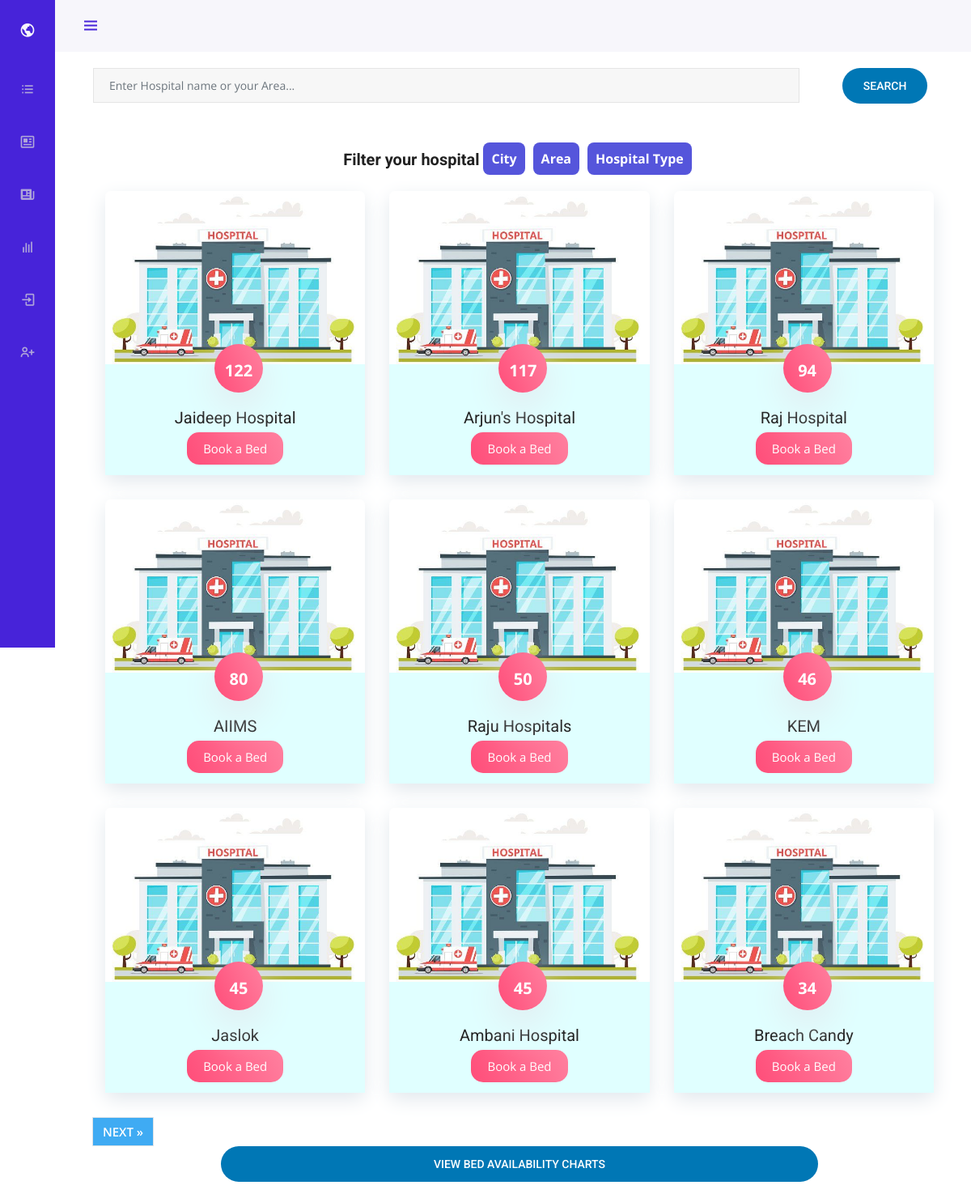
The page /all on the database as committed earlier.
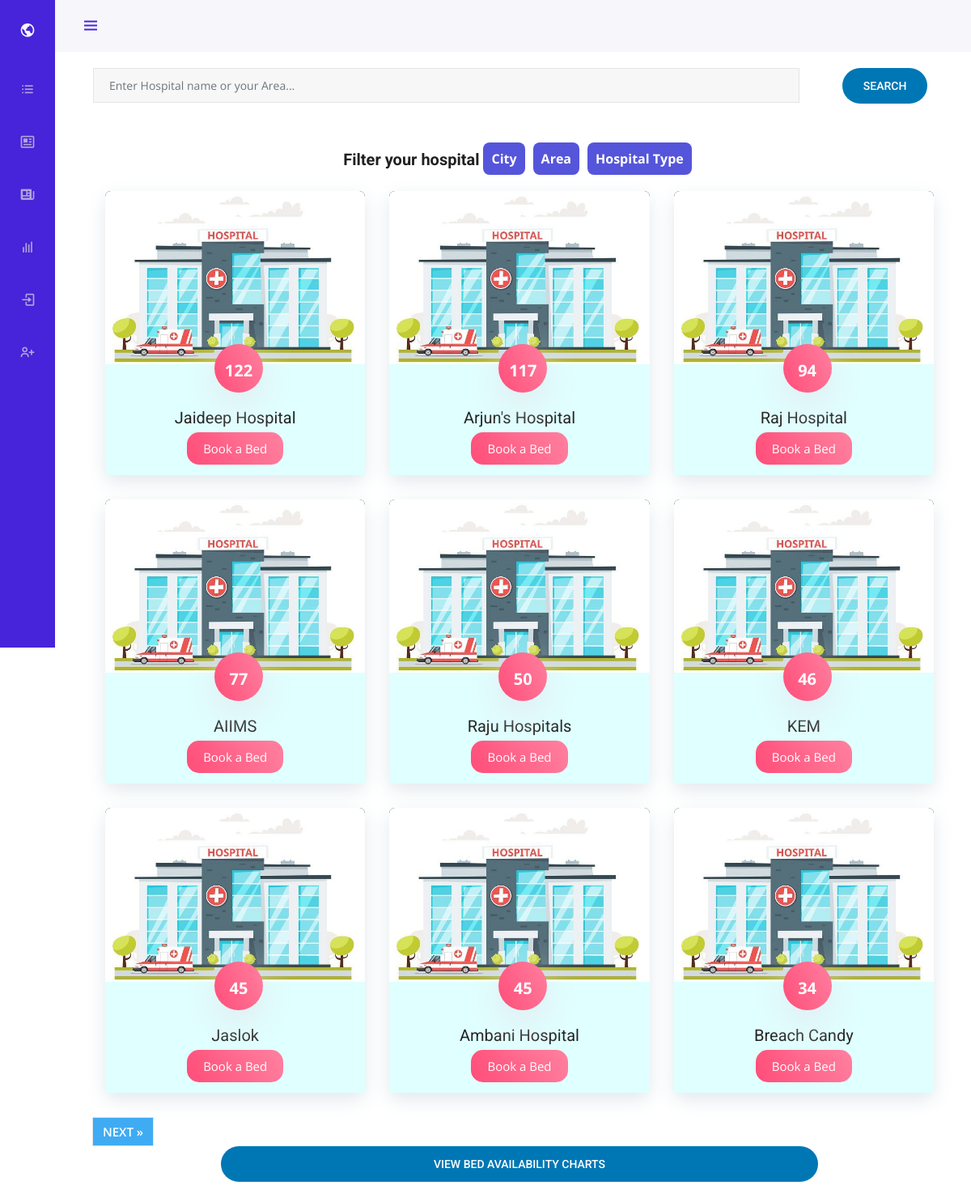
The same page on the database as committed later.
### blog/models.py (models this page shows, shortened)
class Post(models.Model):
    name = models.CharField(max_length = 100)
    content = models.TextField()
    type = models.CharField(max_length = 100, default="Dedicated covid hospital")
    proof = models.ImageField(default='default.jpg',upload_to='hosp_proofs')
    author = models.ForeignKey(User, on_delete=models.CASCADE)
    city = models.CharField(max_length=100, default="Mumbai")
    address = models.TextField(default="Maharashtra")
    area =models.CharField(max_length=100, default="Andheri")
    covid_cap=models.IntegerField(default=0)
    norm_cap = models.IntegerField(default=0)
    img1 = models.ImageField(default='default.jpg',upload_to='hosp_imgs')
    img2 = models.ImageField(default='default.jpg',upload_to='hosp_imgs')
    img3 = models.ImageField(default='default.jpg',upload_to='hosp_imgs')

### blog/views.py (the view)
# urls.py: 2. Add a URL to urlpatterns:  path('', views.home, name='home')
def home(request):
    posts = Post.objects.all().order_by("-covid_cap")
    if request.method== 'POST':
        form = Search(request.POST)
        if form.is_valid():
            cats = form.cleaned_data.get('search')
            return redirect("home-search", cats)
    form = Search()
    paginator = Paginator(posts, 9)
    page = request.GET.get('page')
    try:
        post_list = paginator.page(page)
    except PageNotAnInteger:
        post_list = paginator.page(1)
    except EmptyPage:
        post_list = paginator.page(paginator.num_pages)
    context={
        'page': page,
        'post_list': post_list,
        'search_form': form,
    }
    return render(request, 'blog/home.html', context)

### blog/forms.py
class Search(forms.ModelForm):
    search=forms.CharField()
    class Meta:
        model= Post
        fields = ["search"]

### blog/templates/blog/home.html (shortened to what this page needs)
{% extends "blog/navbase.html" %} {% load crispy_forms_tags %}
{% block content %}
<div
  class="col-md-12"
  style="display: grid; grid-template-columns: auto auto"
  class="container"
>
<div class="row">
  {% for post in post_list %}
  <div class="col-lg-4 col-md-6 col-xs-12">
    <div class="blog-item">
      <div class="blog-image">
        <a href="{% url 'post-detail' post.id %}">
          <img class="img-fluid" src="../../../media/default2.jpg" alt="" />
        </a>
      </div>
      <div class="descr">
        <div class="icon">
          <p style="font-size: 20px; font-weight: 700;" class="bed_count">{{ post.covid_cap }}</p>
        </div>
        <h3 class="title">
          <a href="{% url 'post-detail' post.id %}"> {{ post.name }} </a>
        </h3>
        <a class="book_btn" href="{% url 'post-detail' post.id %}" class="main-button">Book a Bed</a>
      </div>
    </div>
  </div>
  {% endfor %}
  {% if post_list.has_other_pages %}
    <ul class="pagination justify-content-center">
       {% if post_list.has_next %}
      <li>
        <a href="?page={{ post_list.next_page_number }}" class="page-link">
          NEXT &raquo;</a
        >
      </li>
      {% endif %}
    </ul>
     {% endif %}
  <button onclick="location.href = '/chart';" src="{% url 'blog-chart' %}" style="width: 70%; margin-left: 15%; margin-right: 15%; margin-bottom: 20px; padding-left: 0; padding-right: 0;" class="btn">View Bed Availability Charts</button>
</div>
{% endblock content %}

### blog/templates/blog/navbase.html (shortened to what this page needs)
{% load static %} {% load crispy_forms_tags %}
<!DOCTYPE html>
<html lang="en">
  <head>
    <link
      rel="stylesheet"
      href="https://maxcdn.bootstrapcdn.com/bootstrap/4.0.0/css/bootstrap.min.css"
    />
    <link
      href="https://cdn.jsdelivr.net/npm/boxicons@2.0.5/css/boxicons.min.css"
      rel="stylesheet"
    />
    <link rel="stylesheet" href="../../static/blog/css/nav.css" />
    <link rel="stylesheet" href="../../static/blog/css/responsive.css" />
    <link rel="stylesheet" href="../../static/blog/css/nivo-lightbox.css" />
    <link rel="stylesheet" href="../../static/blog/css/animate.css" />
    <link rel="stylesheet" href="../../static/blog/main.css" />
  </head>
  <body id="body-pd">
    <header class="header" id="header">
      <div class="header__toggle">
        <i class="bx bx-menu" id="header-toggle"></i>
      </div>
    </header>
    <div class="l-navbar" id="nav-bar">
      <nav class="nav">
        <div>
          <a href="/" class="nav__logo">
            <i class='bx bx-world nav__logo-icon'></i>
          </a>
          <div class="nav__list">
            <a href="{% url 'blog-home' %}" class="nav__link">
              <i class='bx bx-list-ul nav__icon'></i>
            </a>
            <a href="{% url 'blog-news' %}" class="nav__link">
              <i class="bx bx-news nav__icon"></i>
            </a>
            <a href="{% url 'global-news' %}" class="nav__link">
              <i class="bx bxs-news nav__icon"></i>
            </a>
            <a href="{% url 'blog-chart' %}" class="nav__link">
              <i class="bx bx-bar-chart nav__icon"></i>
            </a>
            {% if user.is_authenticated %}
            <a href="{% url 'dash-view' %}" class="nav__link">
              <i class="bx bx-grid-alt nav__icon"></i>
              <span class="nav__name">Dashboard</span>
            </a>
            <a href="{% url 'post-create' %}" class="nav__link">
              <i class="bx bxs-home-circle nav__icon"></i>
              <span class="nav__name">Hospital Profile</span>
            </a>
            <!-- <a href="#" class="nav__link">
              <i class="bx bx-bookmark nav__icon"></i>
              <span class="nav__name">Favorites</span>
            </a>
            <a href="#" class="nav__link">
              <i class="bx bx-folder nav__icon"></i>
              <span class="nav__name">Data</span>
            </a>
            <a href="#" class="nav__link">
              <i class="bx bx-bar-chart-alt-2 nav__icon"></i>
              <span class="nav__name">Analytics</span>
            </a> -->
          </div>
        </div>
        <a href="{% url 'logout' %}" class="nav__link">
          <i class="bx bx-log-out nav__icon"></i>
          <span class="nav__name">Log Out</span>
        </a>
        {% else %}
        <a href="{% url 'login' %}" class="nav__link">
          <i class="bx bx-log-in nav__icon"></i>
        </a>
        <a href="{% url 'register' %}" class="nav__link">
          <i class="bx bx-user-plus nav__icon"></i>
        </a>
        {% endif %}
      </nav>
    </div>
    {% if search_form %}
    <div class="content-section make_grey" style="margin-top: 20px">
      <form method="POST">
        <fieldset class="form-group">
          <div
            id="div_id_search"
            style="display: flex; flex-direction: row"
            class="form-group"
          >
            <div class="col-lg-10">
              <input
                type="text"
                name="search"
                placeholder="Enter Hospital name or your Area..."
                class="textinput textInput form-control"
                required=""
                id="id_search"
              />
            </div>
            <div class="form-group col-lg-2">
              <button
                style="
                  width: 70%;
                  margin-left: 15%;
                  margin-right: 15%;
                  padding-left: 0;
                  padding-right: 0;
                "
                class="btn"
                type="submit"
              >
                Search
              </button>
            </div>
          </div>
        </fieldset>
      </form>
    </div>
    {% endif %}
    <div>
      <div style="margin-bottom: 10px" class="dropclassall col-md-12">
        <h3 style="text-align: center; font-size: 20px; padding-top: 9px">
          Filter your hospital
        </h3>
        <div class="dropdown navElements">
          <button class="dropbtn">City</button>
        </div>
        <div class="dropdown navElements">
          <button class="dropbtn">Area</button>
        </div>
        <div class="dropdown navElements">
          <button class="dropbtn">Hospital Type</button>
        </div>
      </div>
    </div>
    <main role="main" class="container">
      <div class="row">
        <div class="col-md-12">
           {% block content %}{% endblock %}
        </div>
      </div>
    </main>
  </body>
</html>

### blog/static/blog/css/nav.css (style rules this page uses)
:root { --header-height: 3rem; --nav-width: 68px; --first-color: #4723D9; --first-color-light: #AFA5D9; --white-color: #F7F6FB; --body-font: 'Nunito', sans-serif; --normal-font-size: 1rem; --z-fixed: 100; }
*,::before,::after { box-sizing: border-box; }
html { height: 100vh !important; }
body { position: relative; margin: var(--header-height) 0 0 0; padding: 0 1rem; font-family: var(--body-font); font-size: var(--normal-font-size); transition: .5s; }
a { text-decoration: none; }
.header { width: 100%; height: var(--header-height); position: fixed; top: 0; left: 0; display: flex; align-items: center; justify-content: space-between; padding: 0 1rem; background-color: var(--white-color); z-index: var(--z-fixed); transition: .5s; }
.header__toggle { color: var(--first-color); font-size: 1.5rem; cursor: pointer; }
.l-navbar { position: fixed; top: 0; left: -30%; width: var(--nav-width); height: 100vh; background-color: var(--first-color); padding: .5rem 1rem 0 0; transition: .5s; z-index: var(--z-fixed); }
.nav { height: 100%; display: flex; flex-direction: column; justify-content: space-between; overflow: hidden; }
.nav__logo, .nav__link { display: grid; grid-template-columns: max-content max-content; align-items: center; column-gap: 1rem; padding: .5rem 0 .5rem 1.5rem; }
.nav__logo { margin-bottom: 2rem; font-size: 20px; }
.nav__logo-icon { font-size: 1.25rem; color: var(--white-color); }
.nav__link { position: relative; color: var(--first-color-light); margin-bottom: 1.5rem; transition: .3s; }
.nav__icon { font-size: 1.25rem; }
@media screen and (min-width: 768px) { body { margin: calc(var(--header-height) + 1rem) 0 0 0; padding-left: calc(var(--nav-width) + 2rem); } }
@media screen and (min-width: 768px) { .header { height: calc(var(--header-height) + 1rem); padding: 0 2rem 0 calc(var(--nav-width) + 2rem); } }
@media screen and (min-width: 768px) { .l-navbar { left: 0; padding: 1rem 1rem 0 0; } }

### blog/templates/blog/navbase.html (style rules this page uses)
.dropbtn { background-color: rgb(85, 85, 219); color: white; padding: 16px; font-size: 16px; border: none; transition: all 0.3s; padding-left: 23x; padding-right: 23px; height: 100%; margin-top: 0; margin-bottom: 0; font-size: 20px; font-weight: 700; line-height: 20px; }
.dropdown { position: relative; display: inline-block; margin-bottom: 10px; }
.dropclassall { display: flex; flex-direction: row; justify-content: center; }
.navElements { float: left; }
.dropbtn { background-color: rgb(85, 85, 219); color: white; padding: 16px; font-size: 16px; border: none; transition: all 0.3s; padding-left: 23x; padding-right: 23px; height: 100%; margin-left: 5px; margin-right: 5px; margin-top: 0; margin-bottom: 0; font-size: 20px; font-weight: 700; line-height: 20px; }
button.dropbtn { border-radius: 8px; height: 40px; font-size: medium; line-height: 100%; padding: 0; padding-left: 10px; padding-right: 10px; }

### blog/templates/blog/home.html (style rules this page uses)
.book_btn { background-image: linear-gradient(65deg, #FF4D79 0, #FF809F 100%); padding: 10px 20px; border-radius: 15px; margin-top: 10px; color: #fff; transition: background-image 1s; }
a.page-link { background-color: rgb(63, 171, 243); font-weight: 600; color: #fff; }

Rows that differ between the two databases and show on the page:
changed Post "AIIMS": covid_cap "80" → "77"
